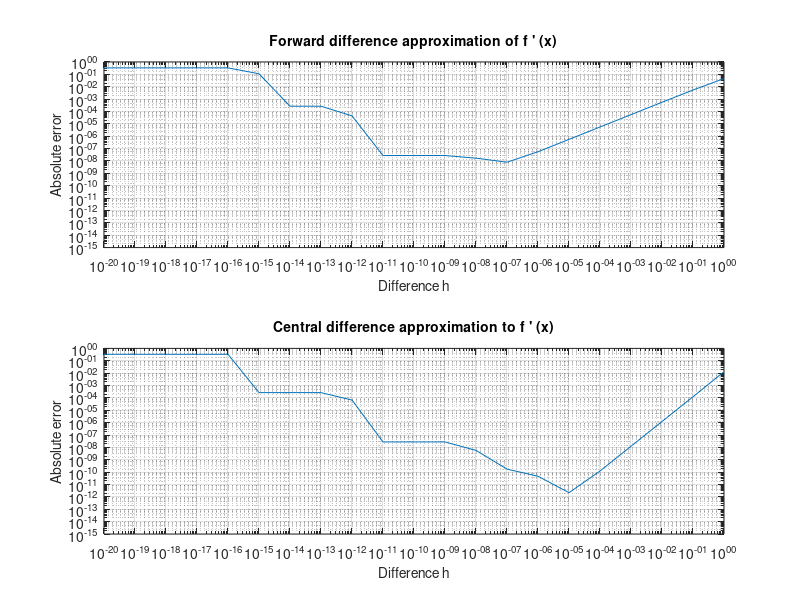

MATLAB code to generate this figure:
% MATH2089: File = fdiff.m
% Finite difference approximations of first derivative
% Anonymous functions func and deriv must be specified
% to evaluate f(x) and f'(x) for a vector of arguments x

format compact

% Values for finite difference steps
% Smallest h is base^(-pmax)
% Base 10
base = 10;
pmax = 20;
% Base 2
%base = 2;
%pmax = 60;

% Specify function using anonymous function
func = @(x) log(1 + x);
% Specify derivative for calculating errors
deriv = @(x) 1 ./ (1 + x);

% Point for derivative approximation
x0 = 2;

% Finite difference steps
p = [-pmax:0];   % h = base^p(i)
h = base.^p;
fprintf('\nErrors in finite difference approximation of derivatives\n');
fprintf('Floating point relative precision = %.2e\n', eps)

% Evaluate function and derivative at base point
f0 = func(x0);
df0 = deriv(x0);

fprintf('\nForward difference approximation of first derivative\n')
x = x0 + h;
fp = func(x);
df = (fp - f0) ./ h;
fderr = abs(df - df0);
[fdmin, imin] = min(fderr);
fdhm = h(imin);
fprintf('Minimum error in forward difference approximation = %.2e\n', fdmin)
fprintf('Step giving smallest absolute error = %.2e\n', fdhm)
fprintf('Square root of machine precision = %.2e\n', sqrt(eps))

% Font size for plot labels
fs =10;
figure(1)
subplot(211)
loglog(h, abs(fderr))
set(gca,'FontSize',fs)
title('Forward difference approximation of f '' (x)','FontSize',fs)
xlabel('Difference h','Fontsize',fs)
ylabel('Absolute error','FontSize',fs)
set(gca,'YLim', [1e-15 1])
grid

fprintf('\nCentral difference approximation of first derivative\n')
x = x0 - h;
fm = func(x);
df = (fp - fm) ./ (2*h);
cderr = abs(df - df0);
[cdmin, imin] = min(cderr);
cdhm = h(imin);
fprintf('Minimum error in central difference approximation = %.2e\n', cdmin)
fprintf('Step giving smallest absolute error = %.2e\n', cdhm)
fprintf('Cube root of machine precision = %.2e\n', eps^(1/3))

subplot(212)
loglog(h, abs(cderr))
set(gca,'FontSize',fs)
title('Central difference approximation to f '' (x)','Fontsize',fs)
xlabel('Difference h','Fontsize',fs)
ylabel('Absolute error','FontSize',fs)
set(gca,'YLim', [1e-15 1])
grid
